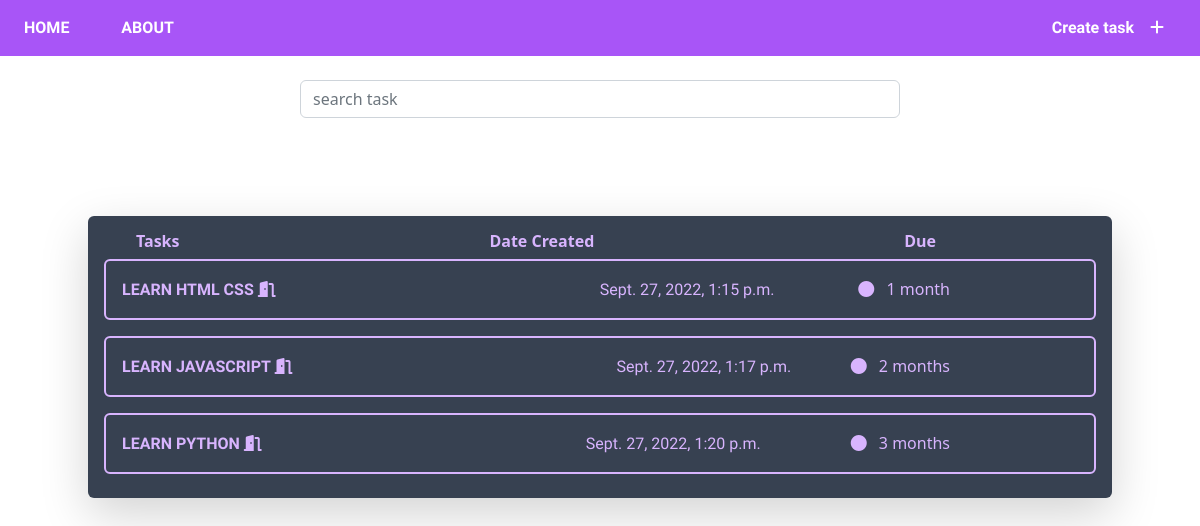
The page / on the database its author committed.
### ToDoApp/models.py (models this page shows, shortened)
class ToDo(models.Model):
    title = models.CharField(max_length =200)
    slug= models.SlugField(max_length=200)
    created_at = models.DateTimeField(auto_now_add=True)
    description = models.TextField()
    tools = models.CharField(max_length=200)
    daycount = models.PositiveIntegerField()
    endgoal = models.CharField(max_length=200)
    due = models.DateTimeField(auto_now_add=False, blank=True, default=datetime.now())

### ToDoApp/views.py (the view)
# urls.py: path('', ToDoList.as_view(), name='home'),
class ToDoList(ListView):
    model = ToDo
    context_object_name = 'tasks'
    template_name= 'ToDoApp/home.html'
    extra_context = {'due' : datetime.datetime(2022, 10, 30)}

### ToDoApp/templates/ToDoApp/home.html
{% extends 'ToDoApp/base.html' %}
{% block content %}
    <div>
        <input type="text" class="form-control absolute top-20 left-1/4 w-1/2" placeholder="search task">
    </div>
    <div class="container   p-3 bg-gray-700 rounded text-purple-300 shadow-lg translate-y-40">
            <div class="flex font-bold">
                <h5 class="ml-8">Tasks</h5>
                <h5 class="mx-auto">Date Created</h5>
                <h5 class="mr-20 pr-20">Due</h5>
            </div>
            {% for task in tasks %}
            <div class="tasks py-2">
                <div class="border-solid border-2 border-purple-300 p-3 rounded">
                    <a href="{{task.slug}}" class="title font-bold hover:text-white">
                        <span>{{ task.title}}</span>
                        <span class="fa-solid fa-door-open text-purple-300 font-bold"></span>
                    </a>
                    <span class="dates ml-80">{{ task.created_at }}</span>
                    <span class="duetime float-right mr-32"><span class="fa-solid fa-circle animate-ping pr-2"></span> {{task.due | timeuntil }}</span>
                </div>
            </div>
        {% endfor %}
    </div>
{% endblock %}

### ToDoApp/templates/ToDoApp/base.html (shortened to what this page needs)
<!DOCTYPE html>
{% load static %}
<html lang="en">
<head>
    <link rel="stylesheet" href="{% static 'css/main.css' %}">
    <script src="https://cdn.tailwindcss.com"></script>
    <link rel="stylesheet" href="https://cdnjs.cloudflare.com/ajax/libs/font-awesome/6.2.0/css/all.min.css"
 />
    <link href="https://cdn.jsdelivr.net/npm/bootstrap@5.2.1/dist/css/bootstrap.min.css"
        rel="stylesheet"
>
</head>
<body>
    <nav class="nav w-screen h-14 flex justify-between items-center bg-purple-500 text-white">
        <div class="items">
            <a href = "{% url 'ToDoApp:home' %}" class="mx-4 hover:text-purple-800 font-bold">HOME</a>
            <a href = "#" class="mx-4 hover:text-purple-800 font-bold ">ABOUT</a>
        </div>
        <div class="create">
            <a href = "{% url 'ToDoApp:create' %}" class="mr-5 hover:text-purple-800  font-bold">
                Create task<span class="fa-solid fa-plus px-3"></span>
            </a>
        </div>
    </nav>
    {% block content %}
    {% endblock %}
</body>
</html>

### ToDoApp/static/css/main.css (style rules this page uses)
body { background-color: aliceblue; overflow-x: hidden; }
body .nav { font-family: "Comfortaa", cursive; }
body .title { font-family: "Aboreto", cursive; }
body .dates { font-family: "Aboreto", cursive; }

### rows shown on the page
ToDo: title "LEARN HTML CSS", created_at "Sept. 27, 2022, 1:15 p.m.", due "1 month"
ToDo: title "LEARN JAVASCRIPT", created_at "Sept. 27, 2022, 1:17 p.m.", due "2 months"
ToDo: title "LEARN PYTHON", created_at "Sept. 27, 2022, 1:20 p.m.", due "3 months"
